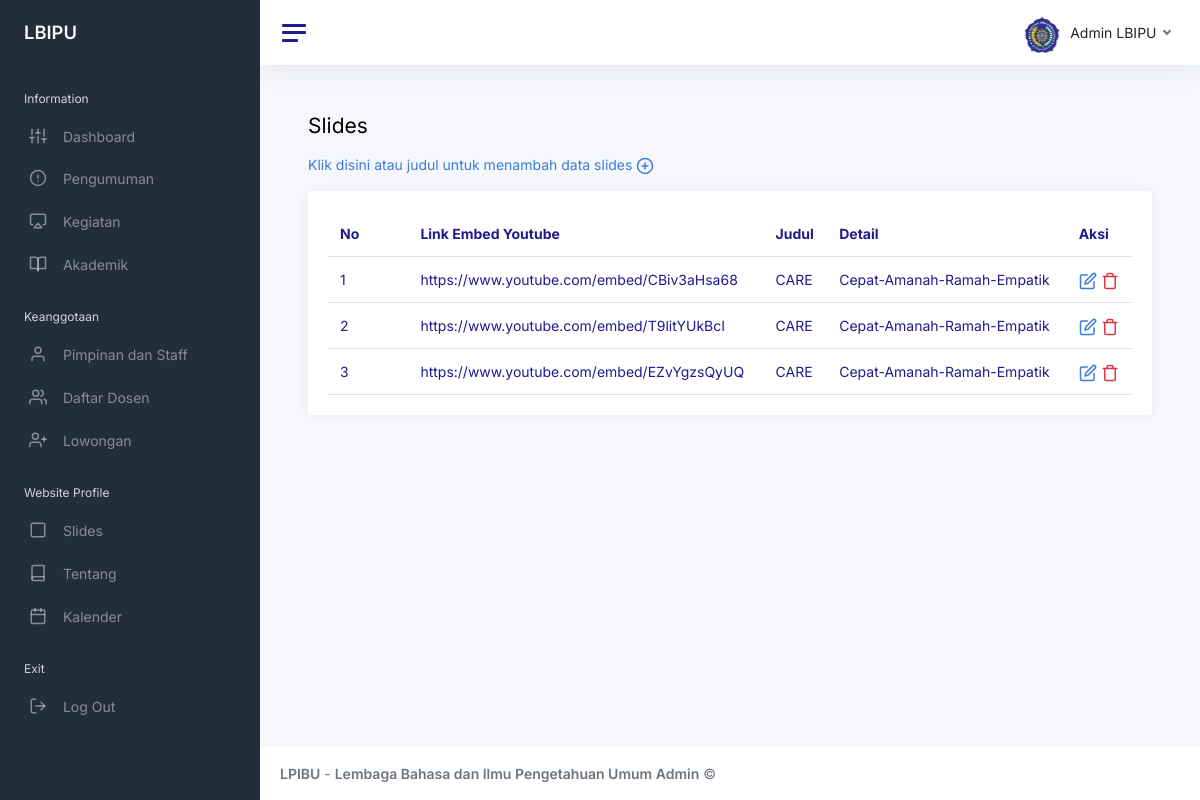
The app's page /admin/index.php?halaman=slides (signed in) with its own data.
### tables this page shows
CREATE TABLE `slides` (
  `id` int(11) NOT NULL,
  `link` varchar(500) NOT NULL,
  `judul` varchar(100) NOT NULL,
  `detail` varchar(200) NOT NULL
);

### admin/slides.php (the view, shortened to what this page needs)
<?php
include '../koneksi.php';
?>
<main class="content">
    <div class="container-fluid p-0">
        <h1 class="h3 mb-3"><a href="index.php?halaman=tambah-slides" style="color: #000;">Slides</a></h1>
        <p>
            <a href="index.php?halaman=tambah-slides">Klik disini atau judul untuk menambah data slides <i data-feather="plus-circle"></i></a>
        </p>
        <div class="row">
            <div class="col-12">
                <div class="card flex-fill">
                    <div class="card-body">
                        <table class="table table-hover my-0">
                            <thead>
                                <tr>
                                    <th class="d-none d-xl-table-cell" style="width: 10%;">No</th>
                                    <th>Link Embed Youtube</th>
                                    <th>Judul</th>
                                    <th class="d-none d-xl-table-cell">Detail</th>
                                    <th>Aksi</th>
                                </tr>
                            </thead>
                            <tbody>
                                <tr>
                                    <?php $nomor = 1; ?>
                                    <?php $ambil = $koneksi->query("SELECT * FROM slides"); ?>
                                    <?php while ($pecah = $ambil->fetch_assoc()) { ?>
                                    <tr>
                                        <td class="d-none d-xl-table-cell"><?= $nomor; ?></td>
                                        <td><?= $pecah['link']; ?></td>
                                        <td><?= $pecah['judul']; ?></td>
                                        <td class="d-none d-xl-table-cell"><?= $pecah['detail']; ?></td>
                                        <td>
                                            <a href="index.php?halaman=edit-slides&id=<?= $pecah['id']; ?>"><i class="align-middle text-primary" data-feather="edit"></i></a>
                                            <a href="index.php?halaman=hapus-slides&id=<?= $pecah['id']; ?>"><i class="align-middle text-danger" data-feather="trash"></i></a>
                                        </td>
                                    </tr>
                                    <?php $nomor++; ?>
                                    <?php } ?>
                                </tr>
                            </tbody>
                        </table>
                    </div>
                </div>
            </div>
        </div>
    </div>
</main>

### records on screen
slides: link "https://www.youtube.com/embed/CBiv3aHsa68", judul "CARE", detail "Cepat-Amanah-Ramah-Empatik"
slides: link "https://www.youtube.com/embed/T9litYUkBcI", judul "CARE", detail "Cepat-Amanah-Ramah-Empatik"
slides: link "https://www.youtube.com/embed/EZvYgzsQyUQ", judul "CARE", detail "Cepat-Amanah-Ramah-Empatik"
